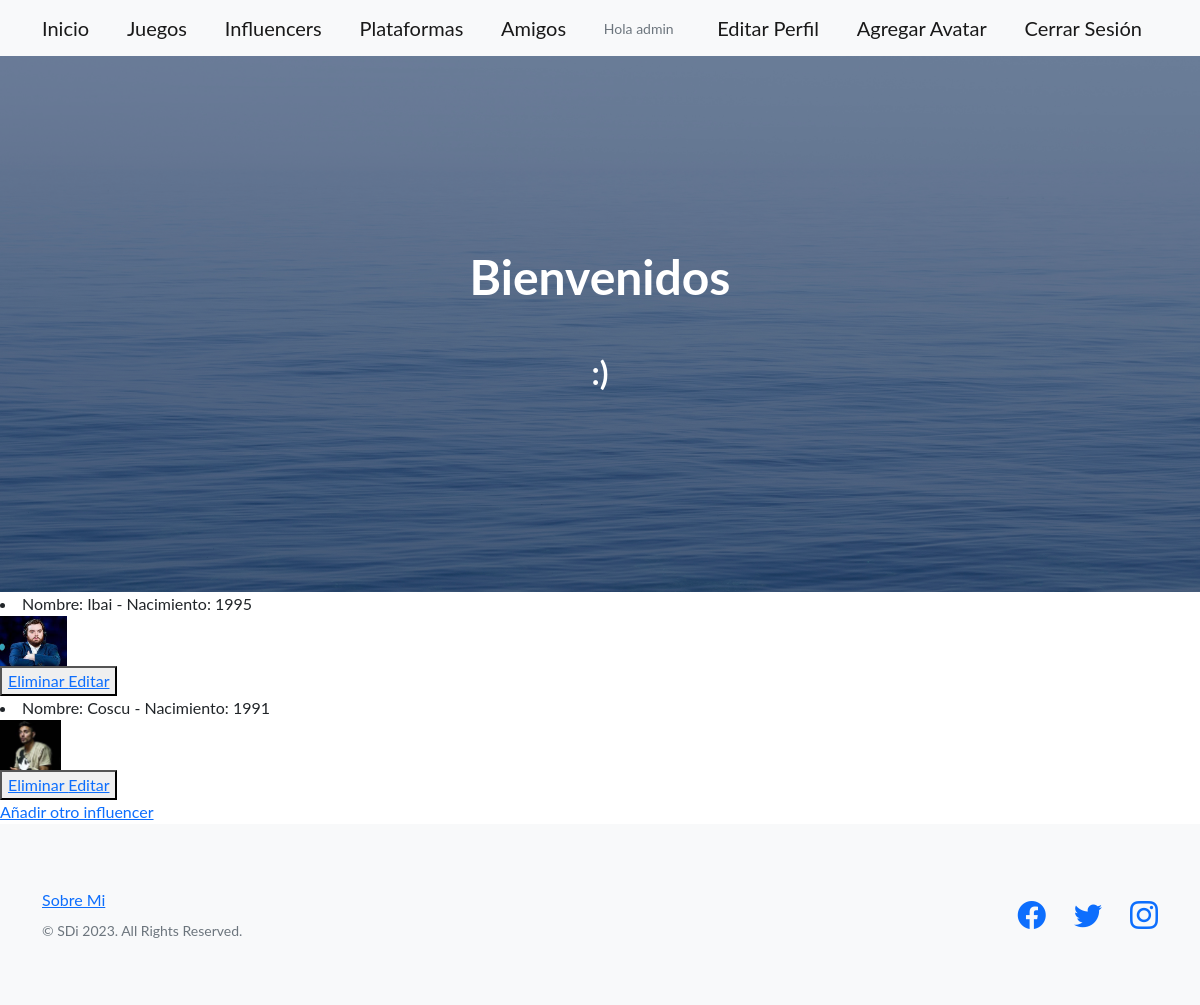
Page /AppGenerica/leer_influencer/ (signed in) on the committed database.
### AppGenerica/models.py (models this page shows)
class Influencer(models.Model):
    nombre = models.CharField(max_length=40)
    nacimiento = models.IntegerField()
    imagen = models.ImageField(upload_to='app_generica_objetos', null=True, blank=True)
    def __str__(self):
        return f"Nombre: {self.nombre} - Nacimiento: {self.nacimiento}"

### AppGenerica/views.py (the view)
# urls.py: path(r'leer_influencer/', views.leer_influencer, name='LeerInfluencer'),
@login_required
def leer_influencer(request):
    influencer = Influencer.objects.all()
    contexto = {'influencer':influencer}
    return render(request, r'leer_influencer.html', contexto)

### AppGenerica/templates/leer_influencer.html
{% extends 'padre.html' %}
{% load static %}
{% block contenidoQueCambia %}
    {% for i in influencer %}
        <div>
            <li>{{i}}</li>
            {% if i.imagen %}
                <img height="50px" src="{{ i.imagen.url }}" alt="{{ i.nombre }}">
            {% endif %}
        </div>
        <button>
            <a href="{% url 'EliminarInfluencer' i.nombre %}"> Eliminar </a>
            <a href="{% url 'EditarInfluencer' i.nombre %}"> Editar </a>
        </button>
    {% endfor %}
    <br>
    <a href="{% url 'Influencers' %}"> Añadir otro influencer</a>
{% endblock %}

### AppGenerica/templates/padre.html (shortened to what this page needs)
<!DOCTYPE html>
<html lang="en">
    <head>
        {% load static %}
        <link href="https://cdn.jsdelivr.net/npm/bootstrap-icons@1.5.0/font/bootstrap-icons.css" rel="stylesheet" type="text/css" />
        <link href="{% static 'AppGenerica/css/styles.css' %}" rel="stylesheet" />
    </head>
    <body>
        <nav class="navbar navbar-light bg-light static-top">
            <div class="container">
                <a class="navbar-brand" href="{% url 'Inicio' %}">Inicio</a>
                <a class="navbar-brand" href="{% url 'LeerJuego' %}">Juegos</a>
                <a class="navbar-brand" href="{% url 'LeerInfluencer' %}">Influencers</a>
                <a class="navbar-brand" href="{% url 'LeerPlataforma' %}">Plataformas</a>
                <a class="navbar-brand" href="{% url 'LeerAmigo' %}">Amigos</a>
                {% if request.user.is_authenticated %}
                <p class="text-muted small mb-4 mb-lg-0">Hola {{user.username}}</p>
                <a class="navbar-brand" href="{% url 'EditarPerfil' %}">Editar Perfil</a>
                <a class="navbar-brand" href="{% url 'AgregarAvatar' %}">Agregar Avatar</a>
                <a class="navbar-brand" href="{% url 'Logout' %}">Cerrar Sesión</a>
                {% endif %}
            </div>
        </nav>
        <header class="masthead">
            <div class="container position-relative">
                <div class="row justify-content-center">
                    <div class="col-xl-6">
                        <div class="text-center text-white">
                            <h1 class="mb-5">Bienvenidos</h1>
                            <h2>:)</h2>
                        </div>
                    </div>
                </div>
            </div>
        </header>
        {% block contenidoQueCambia %}
        {% endblock %}
        <footer class="footer bg-light">
            <div class="container">
                <div class="row">
                    <div class="col-lg-6 h-100 text-center text-lg-start my-auto">
                        <ul class="list-inline mb-2">
                            <li class="list-inline-item"><a href="{% url 'SobreMi' %}">Sobre Mi</a></li>
                        </ul>
                        <p class="text-muted small mb-4 mb-lg-0">&copy; SDi 2023. All Rights Reserved.</p>
                    </div>
                    <div class="col-lg-6 h-100 text-center text-lg-end my-auto">
                        <ul class="list-inline mb-0">
                            <li class="list-inline-item me-4">
                                <a href="{% url 'Nada' %}"><i class="bi-facebook fs-3"></i></a>
                            </li>
                            <li class="list-inline-item me-4">
                                <a href="{% url 'Nada' %}"><i class="bi-twitter fs-3"></i></a>
                            </li>
                            <li class="list-inline-item">
                                <a href="{% url 'Nada' %}"><i class="bi-instagram fs-3"></i></a>
                            </li>
                        </ul>
                    </div>
                </div>
            </div>
        </footer>
    </body>
</html>

### rows in the picture
Influencer: nombre+nacimiento "Nombre: Ibai - Nacimiento: 1995", imagen (picture)
Influencer: nombre+nacimiento "Nombre: Coscu - Nacimiento: 1991", imagen (picture)

### other values in the picture
{{ user.username }} "admin"
